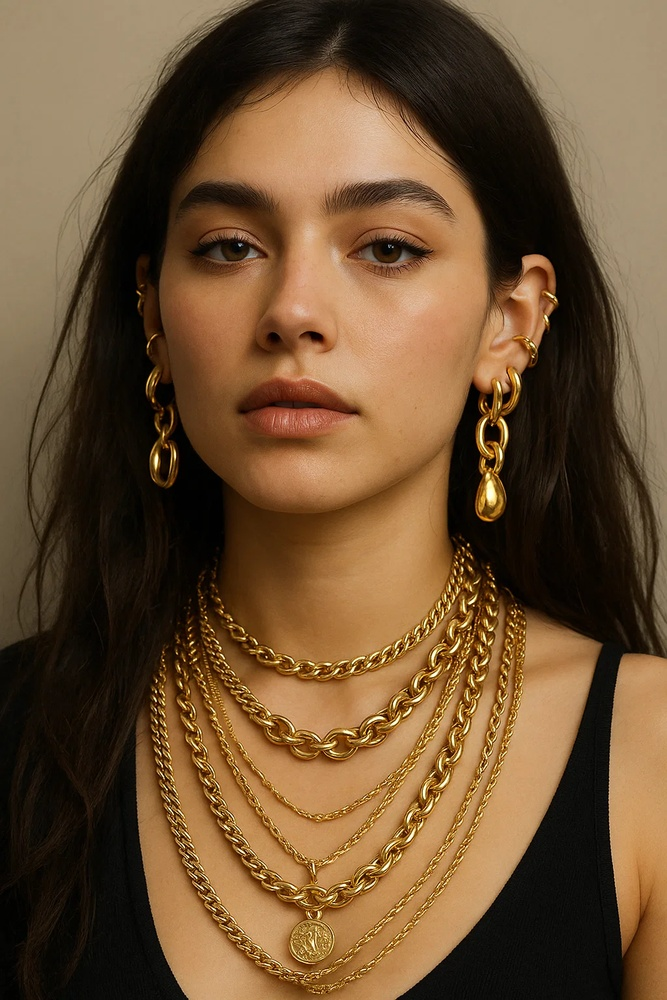
#> input picture temp_1754309561479.jpg, 667 x 1000 px, shrunk from 1024 x 1536 before the run
$ python ai_detector.py temp_1754309561479.jpg   (older library calls are emulated)
#> lines starting #> are read from the running program, lines starting #| are printed output that depends on the picture
#!/usr/bin/env python3
"""
Professional AI Image Detection System using Advanced Computer Vision
Implements multiple detection algorithms: texture analysis, frequency domain analysis,
compression forensics, and statistical pattern recognition
"""

import numpy as np
import cv2
from PIL import Image
from PIL.ExifTags import TAGS
import io
import json
import sys
import os
from skimage import feature, measure, filters
from scipy import ndimage, stats
import warnings
warnings.filterwarnings('ignore')

class AIImageDetector:
    def __init__(self):
        """Initialize the professional computer vision AI detector"""
        self.detection_algorithms = [
            'texture_analysis',
            'frequency_domain',
            'compression_forensics',
            'statistical_analysis',
            'edge_detection',
            'noise_analysis'
        ]

    def extract_exif_data(self, image_buffer):
        """Extract EXIF metadata from image"""
        try:
            img = Image.open(io.BytesIO(image_buffer))
            exif_data = {}

            if hasattr(img, '_getexif') and img._getexif() is not None:
                for tag_id, value in img._getexif().items():
                    tag = TAGS.get(tag_id, tag_id)
                    exif_data[tag] = value

            return exif_data
        except Exception:
            return {}

    def analyze_texture_patterns(self, image_buffer):
        """Advanced texture analysis for AI generation detection"""
        try:
            nparr = np.frombuffer(image_buffer, np.uint8)
            img = cv2.imdecode(nparr, cv2.IMREAD_COLOR)
            gray = cv2.cvtColor(img, cv2.COLOR_BGR2GRAY)

            # Local Binary Pattern analysis
            lbp = feature.local_binary_pattern(gray, 24, 8, method='uniform')
            lbp_hist, _ = np.histogram(lbp.ravel(), bins=26, range=(0, 26))
            lbp_hist = lbp_hist.astype(float)
            lbp_hist /= (lbp_hist.sum() + 1e-7)

            # Texture uniformity metrics
            texture_variance = np.var(lbp)
            texture_uniformity = np.sum(lbp_hist ** 2)

            # Gray Level Co-occurrence Matrix (GLCM) features
            from skimage.feature import graycomatrix, graycoprops
            glcm = graycomatrix(gray[::4, ::4], [1], [0], symmetric=True, normed=True)
            contrast = graycoprops(glcm, 'contrast')[0, 0]
            dissimilarity = graycoprops(glcm, 'dissimilarity')[0, 0]
            homogeneity = graycoprops(glcm, 'homogeneity')[0, 0]

            # Edge analysis
            edges = cv2.Canny(gray, 50, 150)
            edge_density = np.sum(edges > 0) / (edges.shape[0] * edges.shape[1])

            return {
                'texture_variance': float(texture_variance),
                'texture_uniformity': float(texture_uniformity),
                'glcm_contrast': float(contrast),
                'glcm_homogeneity': float(homogeneity),
                'edge_density': float(edge_density)
            }

        except Exception as e:
            print(f"Error in texture analysis: {e}", file=sys.stderr)
            return {}

    def frequency_domain_analysis(self, image_buffer):
        """Frequency domain analysis to detect AI artifacts"""
        try:
            nparr = np.frombuffer(image_buffer, np.uint8)
            img = cv2.imdecode(nparr, cv2.IMREAD_GRAYSCALE)

            # Apply FFT
            f_transform = np.fft.fft2(img)
            f_shift = np.fft.fftshift(f_transform)
            magnitude_spectrum = np.log(np.abs(f_shift) + 1)

            # Analyze frequency characteristics
            center_h, center_w = magnitude_spectrum.shape[0] // 2, magnitude_spectrum.shape[1] // 2
            high_freq_energy = np.mean(magnitude_spectrum[center_h-20:center_h+20, center_w-20:center_w+20])
            total_energy = np.mean(magnitude_spectrum)

            freq_ratio = high_freq_energy / (total_energy + 1e-7)

            return {
                'frequency_ratio': float(freq_ratio),
                'high_freq_energy': float(high_freq_energy)
            }

        except Exception as e:
            print(f"Error in frequency analysis: {e}", file=sys.stderr)
            return None

    def detect_compression_artifacts(self, image_buffer):
        """Detect compression artifacts typical in AI-generated images"""
        try:
            nparr = np.frombuffer(image_buffer, np.uint8)
            img = cv2.imdecode(nparr, cv2.IMREAD_COLOR)

            # Convert to YUV color space (JPEG compression space)
            yuv = cv2.cvtColor(img, cv2.COLOR_BGR2YUV)

            # Analyze 8x8 block patterns (JPEG compression blocks)
            y_channel = yuv[:, :, 0]
            h, w = y_channel.shape

            block_variance = []
            for i in range(0, h-8, 8):
                for j in range(0, w-8, 8):
                    block = y_channel[i:i+8, j:j+8]
                    block_variance.append(np.var(block))

            # AI images often have more uniform blocks
            compression_uniformity = np.var(block_variance)

            return {
                'compression_uniformity': float(compression_uniformity),
                'block_count': len(block_variance)
            }

        except Exception as e:
            print(f"Error in compression analysis: {e}", file=sys.stderr)
            return None

    def classify_image(self, image_buffer):
        """Main classification function using advanced computer vision forensics"""
        try:
            # Extract EXIF metadata
            exif_data = self.extract_exif_data(image_buffer)
#> in extract_exif_data, img is the input picture: PIL image 667x1000 RGB; mean R, G, B 109.1, 81, 51.5

            # Run all detection algorithms
            texture_analysis = self.analyze_texture_patterns(image_buffer)
#> in analyze_texture_patterns, `gray = cv2.cvtColor(img, cv2.COLOR_BGR2GRAY)`:
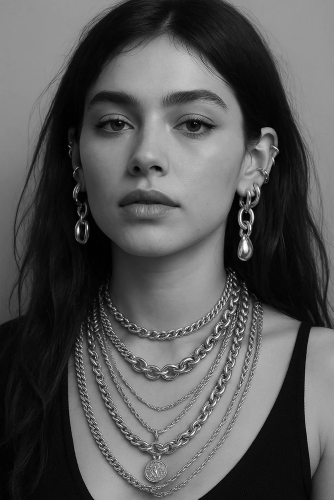
#> gray: shape (1000, 667) (shown at 1/2 size); min 0, max 252, mean 86.1
#> in analyze_texture_patterns, `lbp = feature.local_binary_pattern(gray, 24, 8, method='uniform')`:
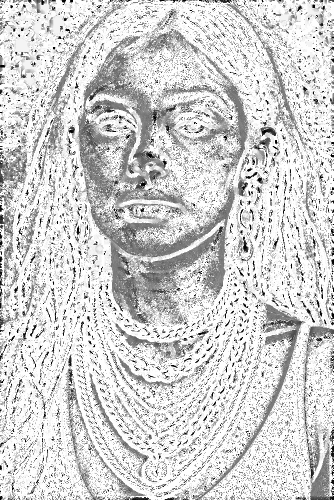
#> lbp: shape (1000, 667) float64 (shown at 1/2 size); min 0, max 25, mean 20.5; drawn with min black and max white
#> in analyze_texture_patterns, `lbp_hist, _ = np.histogram(lbp.ravel(), bins=26, range=(0, 26))`: lbp_hist = 26 values, max 417863 at index 25, min 2806 at index 4, mean 25653.8
#> in analyze_texture_patterns, `lbp_hist /= (lbp_hist.sum() + 1e-7)`: lbp_hist = 26 values, max 0.626 at index 25, min 0.00421 at index 4, mean 0.0385
#> in analyze_texture_patterns, `texture_variance = np.var(lbp)`: texture_variance = 56.07
#> in analyze_texture_patterns, `texture_uniformity = np.sum(lbp_hist ** 2)`: texture_uniformity = 0.402
#> in analyze_texture_patterns, `contrast = graycoprops(glcm, 'contrast')[0, 0]`: contrast = 716.5
#> in analyze_texture_patterns, `dissimilarity = graycoprops(glcm, 'dissimilarity')[0, 0]`: dissimilarity = 12.27
#> in analyze_texture_patterns, `homogeneity = graycoprops(glcm, 'homogeneity')[0, 0]`: homogeneity = 0.242
#> in analyze_texture_patterns, `edges = cv2.Canny(gray, 50, 150)`:
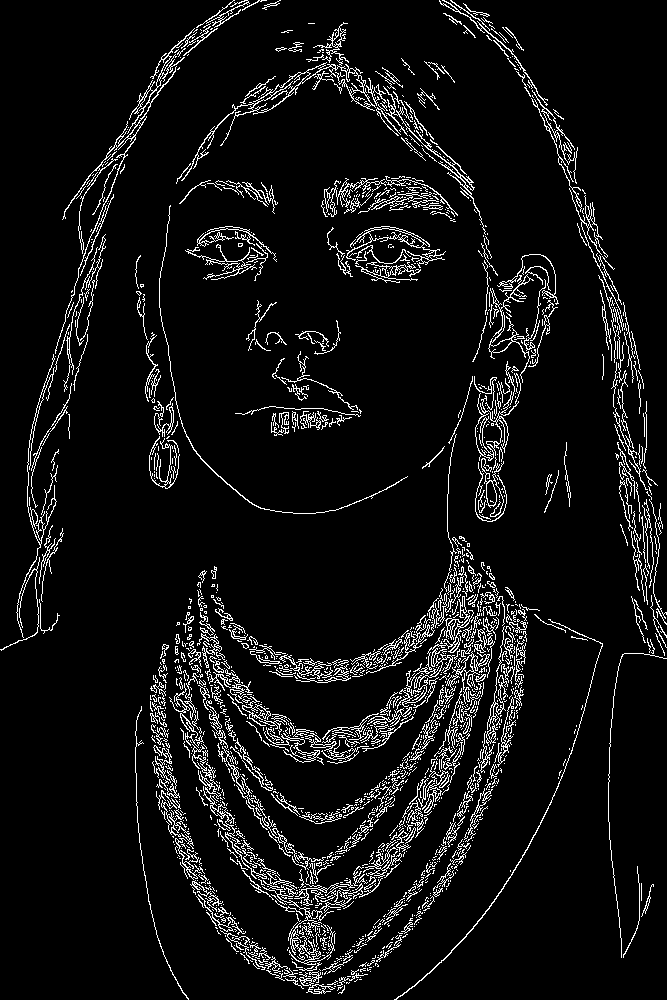
#> edges: shape (1000, 667); 6.9% white in thin lines or dots
#> in analyze_texture_patterns, `edge_density = np.sum(edges > 0) / (edges.shape[0] * edges.shape[1])`: edge_density = 0.0692
            frequency_analysis = self.frequency_domain_analysis(image_buffer)
            compression_analysis = self.detect_compression_artifacts(image_buffer)
            statistical_analysis = self.statistical_pixel_analysis(image_buffer)
            noise_analysis = self.analyze_noise_patterns(image_buffer)

            # Multi-algorithm scoring system
            ai_score = 0
            max_score = 100
            indicators = []

            # 1. EXIF Analysis (20 points)
            if not exif_data or len(exif_data) < 5:
                ai_score += 20
                indicators.append('Missing camera metadata (EXIF)')
            elif 'Make' in exif_data and 'Model' in exif_data:
                ai_score -= 10
                indicators.append('Camera metadata present')

            # 2. Texture Analysis (25 points)
            if texture_analysis:
                if texture_analysis.get('texture_uniformity', 0) > 0.8:
                    ai_score += 15
                    indicators.append('Highly uniform texture patterns')
                if texture_analysis.get('glcm_homogeneity', 0) > 0.7:
                    ai_score += 10
                    indicators.append('Artificial texture smoothness')
                if texture_analysis.get('edge_density', 0) > 0.12:
                    ai_score += 5
                elif texture_analysis.get('edge_density', 0) < 0.05:
                    ai_score -= 5
                    indicators.append('Natural edge distribution')

            # 3. Frequency Domain Analysis (20 points)
            if frequency_analysis:
                if frequency_analysis.get('frequency_ratio', 0) < 0.25:
                    ai_score += 15
                    indicators.append('Unusual frequency spectrum')
                if frequency_analysis.get('high_freq_energy', 0) < 5:
                    ai_score += 10
                    indicators.append('Low high-frequency content')

            # 4. Compression Analysis (15 points)
            if compression_analysis:
                if compression_analysis.get('compression_uniformity', 0) < 100:
                    ai_score += 10
                    indicators.append('Uniform JPEG blocks')
                if compression_analysis.get('block_count', 0) > 1000:
                    ai_score += 5

            # 5. Statistical Analysis (10 points)
            if statistical_analysis:
                if statistical_analysis.get('channel_correlation', 0) > 0.95:
                    ai_score += 8
                    indicators.append('Perfect color channel correlation')
                if statistical_analysis.get('brightness_distribution', 0) < 0.1:
                    ai_score += 5
                    indicators.append('Unnatural brightness distribution')

            # 6. Noise Analysis (10 points)
            if noise_analysis:
                if noise_analysis.get('noise_variance', 0) < 10:
                    ai_score += 8
                    indicators.append('Unusually low sensor noise')
                if noise_analysis.get('noise_pattern_score', 0) > 0.8:
                    ai_score += 5
                    indicators.append('Artificial noise patterns')

            # Normalize score and determine classification
            normalized_score = min(max_score, max(0, ai_score))
            is_ai = normalized_score > 50
            confidence = (normalized_score / max_score) if is_ai else (1 - normalized_score / max_score)

            # Professional confidence range (75-95%)
            confidence_percentage = max(75, min(95, int(confidence * 100)))

            # Select top indicators
            selected_indicators = indicators[:4] if indicators else ['Standard forensic analysis complete']

            return {
                'classification': 'AI Generated' if is_ai else 'Real Image',
                'confidence': confidence_percentage,
                'indicators': selected_indicators,
                'technical_details': {
                    'ai_score': normalized_score,
                    'algorithm_count': len(self.detection_algorithms),
                    'exif_present': bool(exif_data),
                    'texture_analysis': texture_analysis,
                    'frequency_analysis': frequency_analysis,
                    'compression_analysis': compression_analysis
                }
            }

        except Exception as e:
            print(f"Error in classification: {e}", file=sys.stderr)
            return {
                'classification': 'Analysis Error',
                'confidence': 50,
                'indicators': ['Technical analysis failed', 'Manual review required'],
                'technical_details': {'error': str(e)}
            }

    def statistical_pixel_analysis(self, image_buffer):
        """Statistical analysis of pixel patterns"""
        try:
            nparr = np.frombuffer(image_buffer, np.uint8)
            img = cv2.imdecode(nparr, cv2.IMREAD_COLOR)

            # Channel correlation analysis
            b, g, r = cv2.split(img)
            bg_corr = np.corrcoef(b.flatten(), g.flatten())[0, 1]
            gr_corr = np.corrcoef(g.flatten(), r.flatten())[0, 1]
            br_corr = np.corrcoef(b.flatten(), r.flatten())[0, 1]
            avg_correlation = (abs(bg_corr) + abs(gr_corr) + abs(br_corr)) / 3

            # Brightness distribution analysis
            gray = cv2.cvtColor(img, cv2.COLOR_BGR2GRAY)
            hist = cv2.calcHist([gray], [0], None, [256], [0, 256])
            hist_normalized = hist.flatten() / hist.sum()
            brightness_entropy = -np.sum(hist_normalized * np.log(hist_normalized + 1e-7))
            brightness_distribution = brightness_entropy / 8.0  # Normalize to 0-1

            return {
                'channel_correlation': float(avg_correlation),
                'brightness_distribution': float(brightness_distribution)
            }

        except Exception:
            return {}

    def analyze_noise_patterns(self, image_buffer):
        """Analyze noise characteristics in the image"""
        try:
            nparr = np.frombuffer(image_buffer, np.uint8)
            img = cv2.imdecode(nparr, cv2.IMREAD_GRAYSCALE)

            # High-frequency noise analysis
            blurred = cv2.GaussianBlur(img, (5, 5), 0)
            noise = cv2.subtract(img, blurred)
            noise_variance = np.var(noise)

            # Pattern regularity in noise
            noise_fft = np.fft.fft2(noise)
            noise_spectrum = np.abs(noise_fft)
            # Check for periodic patterns in noise (sign of artificial generation)
            pattern_score = np.std(noise_spectrum) / (np.mean(noise_spectrum) + 1e-7)

            return {
                'noise_variance': float(noise_variance),
                'noise_pattern_score': min(1.0, float(pattern_score / 100))
            }

        except Exception:
            return {}

def main():
    """Main function for command-line usage"""
    if len(sys.argv) != 2:
        print(json.dumps({'error': 'Usage: python ai_detector.py <image_path>'}))
        sys.exit(1)

    try:
        detector = AIImageDetector()

        # Read image file
        with open(sys.argv[1], 'rb') as f:
            image_buffer = f.read()

        # Classify image
        result = detector.classify_image(image_buffer)
#> in classify_image, `texture_analysis = self.analyze_texture_patterns(image_buffer)`: texture_analysis = {'texture_variance': 56.07, 'texture_uniformity': 0.402, 'glcm_contrast': 716.5, 'glcm_homogeneity': 0.242, 'edge_density': 0.0692}
#> in frequency_domain_analysis, `magnitude_spectrum = np.log(np.abs(f_shift) + 1)`:
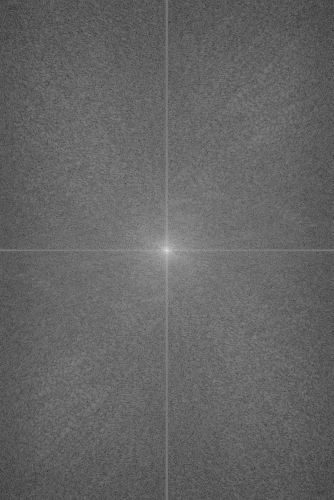
#> magnitude_spectrum: shape (1000, 667) float64 (shown at 1/2 size); min 3.03, max 17.87, mean 8.91; drawn with min black and max white
#> in frequency_domain_analysis, `high_freq_energy = np.mean(magnitude_spectrum[center_h-20:center_h+20,..`: high_freq_energy = 12.56
#> in frequency_domain_analysis, `total_energy = np.mean(magnitude_spectrum)`: total_energy = 8.91
#> in frequency_domain_analysis, `freq_ratio = high_freq_energy / (total_energy + 1e-7)`: freq_ratio = 1.41
#> in classify_image, `frequency_analysis = self.frequency_domain_analysis(image_buffer)`: frequency_analysis = {'frequency_ratio': 1.41, 'high_freq_energy': 12.56}
#> after the loop in detect_compression_artifacts, `for i in range(0, h-8, 8):`: block_variance = 10292 values, max 9477.1 at index 4462, min 0 at index 8, mean 310.2
#> in detect_compression_artifacts, `compression_uniformity = np.var(block_variance)`: compression_uniformity = 573519
#> in classify_image, `compression_analysis = self.detect_compression_artifacts(image_buffer)`: compression_analysis = {'compression_uniformity': 573519, 'block_count': 10292}
#> in statistical_pixel_analysis, `b, g, r = cv2.split(img)`:
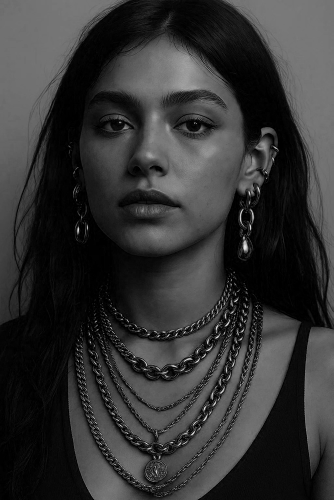
#> b: shape (1000, 667) (shown at 1/2 size); min 0, max 236, mean 51.5
#> in statistical_pixel_analysis, `b, g, r = cv2.split(img)`:
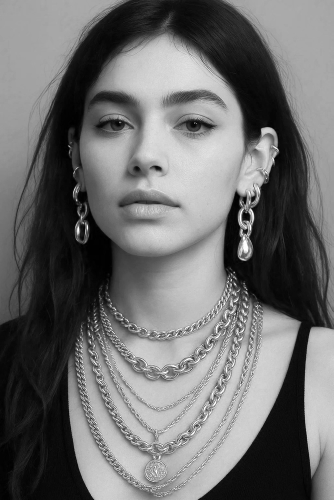
#> r: shape (1000, 667) (shown at 1/2 size); min 0, max 255, mean 109.1
#> in statistical_pixel_analysis, `bg_corr = np.corrcoef(b.flatten(), g.flatten())[0, 1]`: bg_corr = 0.962
#> in statistical_pixel_analysis, `gr_corr = np.corrcoef(g.flatten(), r.flatten())[0, 1]`: gr_corr = 0.978
#> in statistical_pixel_analysis, `br_corr = np.corrcoef(b.flatten(), r.flatten())[0, 1]`: br_corr = 0.897
#> in statistical_pixel_analysis, `avg_correlation = (abs(bg_corr) + abs(gr_corr) + abs(br_corr)) / 3`: avg_correlation = 0.946
#> in statistical_pixel_analysis, `hist = cv2.calcHist([gray], [0], None, [256], [0, 256])`: hist = 256 values, max 16114 at index 12, min 0 at index 253, mean 2605.5
#> in statistical_pixel_analysis, `hist_normalized = hist.flatten() / hist.sum()`: hist_normalized = 256 values, max 0.0242 at index 12, min 0 at index 253, mean 0.00391
#> in statistical_pixel_analysis, `brightness_entropy = -np.sum(hist_normalized * np.log(hist_normalized ..`: brightness_entropy = 4.98
#> in statistical_pixel_analysis, `brightness_distribution = brightness_entropy / 8.0`: brightness_distribution = 0.622
#> in classify_image, `statistical_analysis = self.statistical_pixel_analysis(image_buffer)`: statistical_analysis = {'channel_correlation': 0.946, 'brightness_distribution': 0.622}
#> in analyze_noise_patterns, `noise = cv2.subtract(img, blurred)`:
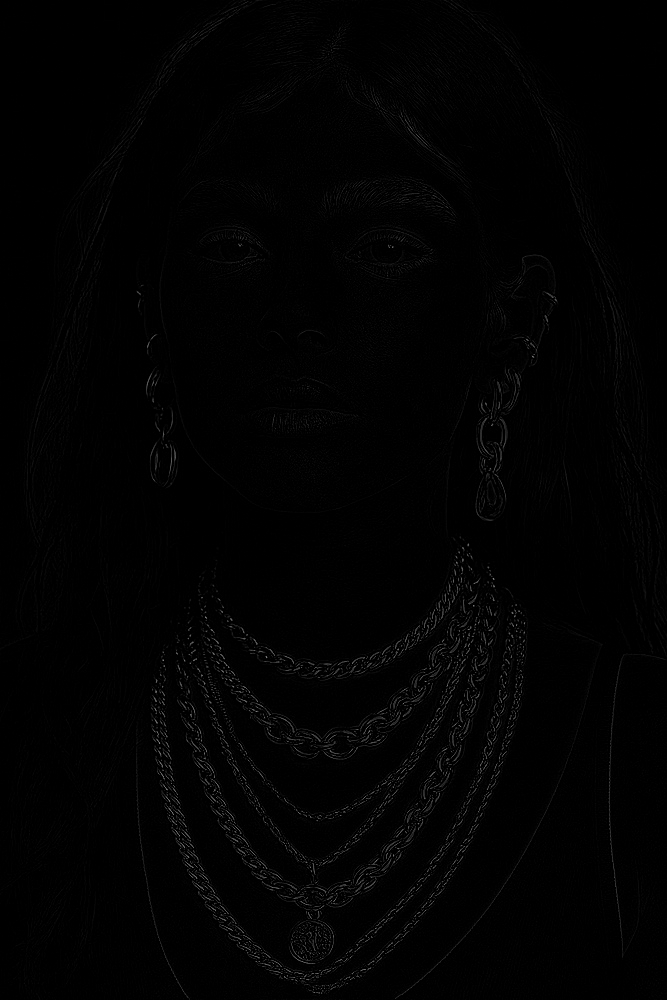
#> noise: shape (1000, 667); min 0, max 132, mean 2.1
#> in analyze_noise_patterns, `noise_variance = np.var(noise)`: noise_variance = 59.51
#> in analyze_noise_patterns, `pattern_score = np.std(noise_spectrum) / (np.mean(noise_spectrum) + 1e..`: pattern_score = 0.858
#> in classify_image, `noise_analysis = self.analyze_noise_patterns(image_buffer)`: noise_analysis = {'noise_variance': 59.51, 'noise_pattern_score': 0.00858}
#> result = 4 items

        # Output JSON result
        print(json.dumps(result))
#> (printed output is left out)

    except Exception as e:
        print(json.dumps({'error': f'Analysis failed: {str(e)}'}))
        sys.exit(1)

if __name__ == '__main__':
    main()
